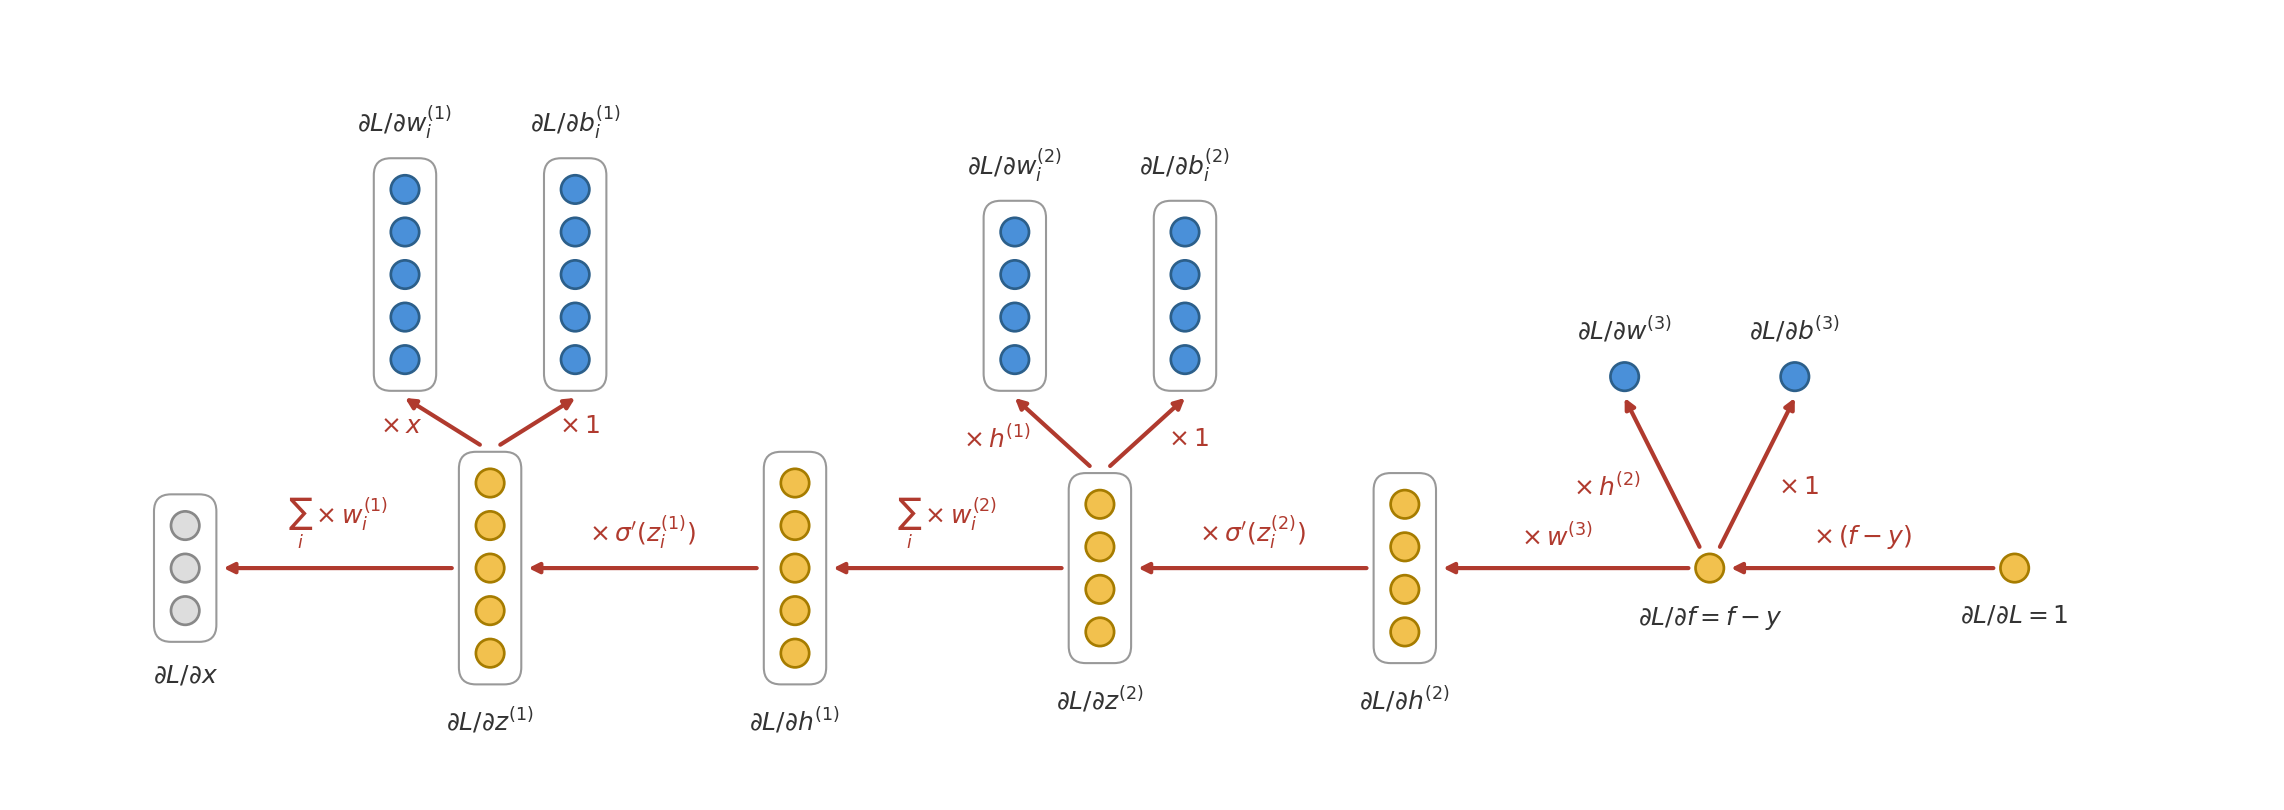

The Python source for this figure:
import matplotlib.pyplot as plt
from matplotlib.patches import FancyBboxPatch

# Backward pass on the layer-level MLP graph of mlp-forward.py (N = 3 layers).
# Same node positions and colors as the forward figure; red marks only the backward
# arrows, each labeled by the local derivative it multiplies by, and each node is
# labeled by its sensitivity. As in diagonal-network-backward.py, the target y is dropped.
XLIM, YLIM = (-1.0, 14.9), (-1.6, 3.9)
fig, ax = plt.subplots(figsize=(XLIM[1] - XLIM[0], YLIM[1] - YLIM[0]))

r = 0.1           # neuron radius
GAP = 0.3         # vertical spacing between neurons in a column
PAD = 0.12        # box padding around a column

# --- palette: same node roles as mlp-forward.py -------------------------------
PARAM_FILL, PARAM_RIM = '#4A90D9', '#2C5F8A'   # parameters
DATA_FILL, DATA_RIM = '#DDDDDD', '#888888'     # data
COMP_FILL, COMP_RIM = '#F2C14E', '#A67C00'     # computed values
BWD_COLOR = '#B03A2E'                          # the backward pass itself
LABEL_COLOR = '#333333'
BOX_EDGE = '#999999'

DX = 2.15
order = ['x', 'z1', 'h1', 'z2', 'h2', 'f', 'L']
COL = {k: 0.2 + i * DX for i, k in enumerate(order)}
Y_SPINE, Y_SRC = 0.0, 1.25
SRC_SPREAD = 0.6

SIZE = {'x': 3, 'z1': 5, 'h1': 5, 'z2': 4, 'h2': 4, 'f': 1, 'L': 1}


def column(x, y, n, fill, rim):
    """Draw n neurons stacked around (x, y); return the half-height of the drawn group."""
    half = (n - 1) / 2 * GAP
    for k in range(n):
        ax.add_patch(plt.Circle((x, y - half + k * GAP), r, color=fill, ec=rim,
                                linewidth=1.3, zorder=4))
    if n > 1:
        ax.add_patch(FancyBboxPatch((x - r - PAD, y - half - r - PAD),
                                    2 * (r + PAD), 2 * (half + r + PAD),
                                    boxstyle='round,pad=0,rounding_size=0.12',
                                    fc='none', ec=BOX_EDGE, lw=1.0, zorder=3))
        return half + r + PAD
    return r


def side(key):
    """Half-width of a node: the box edge for columns, the circle for single neurons."""
    return r + PAD if SIZE[key] > 1 else r


def arrow(start, end):
    ax.annotate('', xy=end, xytext=start,
                arrowprops=dict(arrowstyle='-|>', color=BWD_COLOR, lw=2.0,
                                shrinkA=0, shrinkB=0), zorder=2)


def label(x, y, s, va, color=LABEL_COLOR, size=12, ha='center'):
    ax.text(x, y, s, ha=ha, va=va, fontsize=size, color=color, zorder=5)


# nodes keep their forward-pass colors; labels give each node's sensitivity
spine = [('x', DATA_FILL, DATA_RIM, r'$\partial L/\partial x$'),
         ('z1', COMP_FILL, COMP_RIM, r'$\partial L/\partial z^{(1)}$'),
         ('h1', COMP_FILL, COMP_RIM, r'$\partial L/\partial h^{(1)}$'),
         ('z2', COMP_FILL, COMP_RIM, r'$\partial L/\partial z^{(2)}$'),
         ('h2', COMP_FILL, COMP_RIM, r'$\partial L/\partial h^{(2)}$'),
         ('f', COMP_FILL, COMP_RIM, r'$\partial L/\partial f = f - y$'),
         ('L', COMP_FILL, COMP_RIM, r'$\partial L/\partial L = 1$')]
half = {}
for key, fill, rim, s in spine:
    half[key] = column(COL[key], Y_SPINE, SIZE[key], fill, rim)
    label(COL[key], Y_SPINE - half[key] - 0.15, s, 'top')

# every forward spine edge reversed, labeled by the local derivative it multiplies by;
# edges out of a pre-activation fan back in from every neuron, so they carry a sum
spine_edges = [('L', 'f', r'$\times\,(f - y)$'),
               ('f', 'h2', r'$\times\, w^{(3)}$'),
               ('h2', 'z2', r"$\times\, \sigma'(z_i^{(2)})$"),
               ('z2', 'h1', r'$\sum_i \times w_i^{(2)}$'),
               ('h1', 'z1', r"$\times\, \sigma'(z_i^{(1)})$"),
               ('z1', 'x', r'$\sum_i \times w_i^{(1)}$')]
for a, b, s in spine_edges:
    arrow((COL[a] - side(a) - 0.05, Y_SPINE), (COL[b] + side(b) + 0.05, Y_SPINE))
    label((COL[a] + COL[b]) / 2, Y_SPINE + 0.12, s, 'bottom', BWD_COLOR)

# side branches to each layer's parameters
for key, layer, prev in [('z1', 1, 'x'), ('z2', 2, r'h^{(1)}'), ('f', 3, r'h^{(2)}')]:
    n = SIZE[key]
    sub = '_i' if n > 1 else ''
    for dx, name, deriv, ha in [(-SRC_SPREAD, 'w', prev, 'right'), (SRC_SPREAD, 'b', '1', 'left')]:
        xs = COL[key] + dx
        extent = (n - 1) / 2 * GAP + (r + PAD if n > 1 else r)
        y_c = Y_SRC + extent
        column(xs, y_c, n, PARAM_FILL, PARAM_RIM)
        label(xs, y_c + extent + 0.12, rf'$\partial L/\partial {name}{sub}^{{({layer})}}$', 'bottom')
        start = (COL[key] + (dx * 0.12), Y_SPINE + half[key] + 0.05)
        end = (xs, Y_SRC - 0.05)
        arrow(start, end)
        mx, my = start[0] + 0.4 * (end[0] - start[0]), start[1] + 0.4 * (end[1] - start[1])
        label(mx + (-0.2 if ha == 'right' else 0.2), my, rf'$\times\, {deriv}$',
              'center', BWD_COLOR, ha=ha)

ax.set_xlim(*XLIM)
ax.set_ylim(*YLIM)
ax.set_aspect('equal')
ax.axis('off')

plt.tight_layout()
plt.savefig('assets/backpropagation-chain-rule/mlp-backward.png',
            dpi=150, bbox_inches='tight', facecolor='white')
